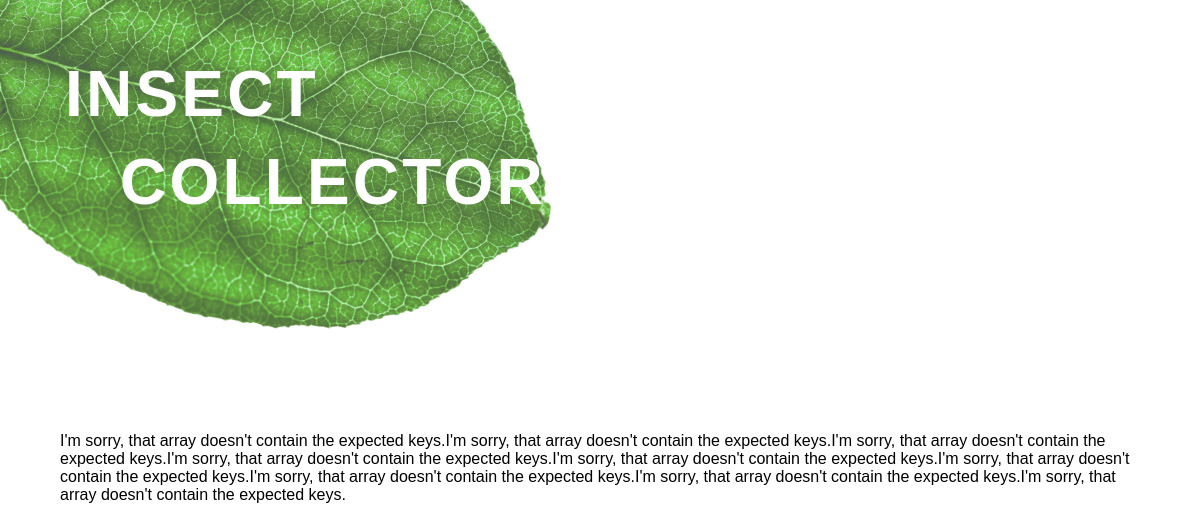
The page / on the database its author committed.
### functions.php (the view)
<?php
function printInsect (array $dbRow): string {
    if (array_key_exists('image_path', $dbRow) && array_key_exists('common_name', $dbRow) && array_key_exists('species', $dbRow) && array_key_exists('date_spotted', $dbRow) && array_key_exists('location_spotted', $dbRow) && array_key_exists('size', $dbRow)) {
        return '<div class="insects">' .
                    '<img src="' . $dbRow['image_path'] . '" alt="Image of a ' . $dbRow['common_name'] . '">' .
                    '<h2>' . $dbRow['common_name'] . '</h2>' .
                    '<p class="species">' . $dbRow['species'] . '</p>' .
                    '<p>Date spotted: ' . $dbRow['date_spotted'] . '</p>' .
                    '<p>Location spotted: ' . $dbRow['location_spotted'] . '</p>' .
                    '<p>Size: ' . $dbRow['size'] . '</p>' .
                '</div>';
    } else {
        return 'I\'m sorry, that array doesn\'t contain the expected keys.';
    }
}

### functions.php (the view)
<?php
function printInsect (array $dbRow): string {
    if (array_key_exists('image_path', $dbRow) && array_key_exists('common_name', $dbRow) && array_key_exists('species', $dbRow) && array_key_exists('date_spotted', $dbRow) && array_key_exists('location_spotted', $dbRow) && array_key_exists('size', $dbRow)) {
        return '<div class="insects">' .
                    '<img src="' . $dbRow['image_path'] . '" alt="Image of a ' . $dbRow['common_name'] . '">' .
                    '<h2>' . $dbRow['common_name'] . '</h2>' .
                    '<p class="species">' . $dbRow['species'] . '</p>' .
                    '<p>Date spotted: ' . $dbRow['date_spotted'] . '</p>' .
                    '<p>Location spotted: ' . $dbRow['location_spotted'] . '</p>' .
                    '<p>Size: ' . $dbRow['size'] . '</p>' .
                '</div>';
    } else {
        return 'I\'m sorry, that array doesn\'t contain the expected keys.';
    }
}

### index.php (shortened to what this page needs)
<?php
require_once "functions.php";
$db = new PDO('mysql:host=db; dbname=collectorsApp', 'root', 'password');
$db->setAttribute(PDO::ATTR_DEFAULT_FETCH_MODE, PDO::FETCH_ASSOC);
$query = $db->prepare('SELECT * FROM `insect-collection`;');
$query->execute();
$allInsects = $query->fetchAll();
?>
<!DOCTYPE html>
<html lang="en-gb">
<head>
    <link rel="stylesheet" href="styles.css">
    <link rel="stylesheet" href="https://use.typekit.net/olf2ixx.css">
    <link rel="stylesheet" href="https://use.typekit.net/olf2ixx.css">
</head>
<body>
    <div class="content-wrapper">
        <img class="green-leaf" src="images/green_leaf.svg" alt="">
        <h1>
           <span class="title-insect">INSECT</span>
           <span class="title-collector">COLLECTOR</span>
        </h1>
        <section class="container-insects">
         <?php
              foreach ($allInsects as $insect) {
                   echo printInsect($insect);
              }
         ?>
        </section>
    </div>
</body>
</html>

### styles.css (style rules this page uses)
* { box-sizing: border-box; font-family: neue-haas-unica, sans-serif; margin: 0; padding: 0; }
html { scroll-behavior: smooth; }
.content-wrapper { margin: 0 5vw; }
h1 { font-family: scriptorama-markdown-jf, sans-serif; font-size: 4rem; letter-spacing: 0.2rem; line-height: 5.5rem; position: absolute; top: 50px; color: #fff; z-index: 5; margin-left: 5px; }
.title-collector, .title-insect { display: block; font-family: scriptorama-markdown-jf, sans-serif; }
.title-collector { margin-left: 55px; }
.green-leaf { position: relative; top: -200px; left: -17px; width: 420px; transform: rotate(-75deg); z-index: 1; }
.container-insects { display: flex; flex-wrap: wrap; justify-content: space-between; position: relative; top: -200px; }

### rows shown on the page
insect-collection: insect "I'm sorry, that array doesn't contain the expected keys."
insect-collection: insect "I'm sorry, that array doesn't contain the expected keys."
insect-collection: insect "I'm sorry, that array doesn't contain the expected keys."
insect-collection: insect "I'm sorry, that array doesn't contain the expected keys."
insect-collection: insect "I'm sorry, that array doesn't contain the expected keys."
insect-collection: insect "I'm sorry, that array doesn't contain the expected keys."
insect-collection: insect "I'm sorry, that array doesn't contain the expected keys."
insect-collection: insect "I'm sorry, that array doesn't contain the expected keys."
insect-collection: insect "I'm sorry, that array doesn't contain the expected keys."
